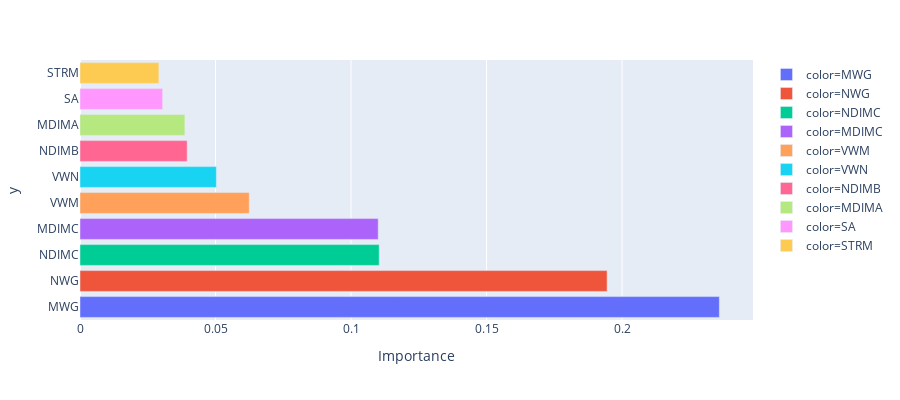

Write notebook code for a chart like this one.
### Code cell
import plotly.express as px
data1=pd.DataFrame(data1, columns=['Importance'])
data1.index
fig = px.bar(data1, y=data1.index, x=data1['Importance'],
            color=data1.index, orientation='h',
              height=400)
fig.show()

### Figure 1 — Plotly figure (JSON) as saved in the notebook; plotly's stock layout.template omitted (floating-point values rounded to 4 significant figures)
{"data": [{"alignmentgroup": "True", "hoverlabel": {"namelength": 0}, "hovertemplate": "color=MWG<br>Importance=%{x}<br>y=%{y}", "legendgroup": "color=MWG", "marker": {"color": "#636efa"}, "name": "color=MWG", "offsetgroup": "color=MWG", "orientation": "h", "showlegend": true, "textposition": "auto", "type": "bar", "x": [0.2359], "xaxis": "x", "y": ["MWG"], "yaxis": "y"}, {"alignmentgroup": "True", "hoverlabel": {"namelength": 0}, "hovertemplate": "color=NWG<br>Importance=%{x}<br>y=%{y}", "legendgroup": "color=NWG", "marker": {"color": "#EF553B"}, "name": "color=NWG", "offsetgroup": "color=NWG", "orientation": "h", "showlegend": true, "textposition": "auto", "type": "bar", "x": [0.1945], "xaxis": "x", "y": ["NWG"], "yaxis": "y"}, {"alignmentgroup": "True", "hoverlabel": {"namelength": 0}, "hovertemplate": "color=NDIMC<br>Importance=%{x}<br>y=%{y}", "legendgroup": "color=NDIMC", "marker": {"color": "#00cc96"}, "name": "color=NDIMC", "offsetgroup": "color=NDIMC", "orientation": "h", "showlegend": true, "textposition": "auto", "type": "bar", "x": [0.1104], "xaxis": "x", "y": ["NDIMC"], "yaxis": "y"}, {"alignmentgroup": "True", "hoverlabel": {"namelength": 0}, "hovertemplate": "color=MDIMC<br>Importance=%{x}<br>y=%{y}", "legendgroup": "color=MDIMC", "marker": {"color": "#ab63fa"}, "name": "color=MDIMC", "offsetgroup": "color=MDIMC", "orientation": "h", "showlegend": true, "textposition": "auto", "type": "bar", "x": [0.11], "xaxis": "x", "y": ["MDIMC"], "yaxis": "y"}, {"alignmentgroup": "True", "hoverlabel": {"namelength": 0}, "hovertemplate": "color=VWM<br>Importance=%{x}<br>y=%{y}", "legendgroup": "color=VWM", "marker": {"color": "#FFA15A"}, "name": "color=VWM", "offsetgroup": "color=VWM", "orientation": "h", "showlegend": true, "textposition": "auto", "type": "bar", "x": [0.06244], "xaxis": "x", "y": ["VWM"], "yaxis": "y"}, {"alignmentgroup": "True", "hoverlabel": {"namelength": 0}, "hovertemplate": "color=VWN<br>Importance=%{x}<br>y=%{y}", "legendgroup": "color=VWN", "marker": {"color": "#19d3f3"}, "name": "color=VWN", "offsetgroup": "color=VWN", "orientation": "h", "showlegend": true, "textposition": "auto", "type": "bar", "x": [0.05031], "xaxis": "x", "y": ["VWN"], "yaxis": "y"}, {"alignmentgroup": "True", "hoverlabel": {"namelength": 0}, "hovertemplate": "color=NDIMB<br>Importance=%{x}<br>y=%{y}", "legendgroup": "color=NDIMB", "marker": {"color": "#FF6692"}, "name": "color=NDIMB", "offsetgroup": "color=NDIMB", "orientation": "h", "showlegend": true, "textposition": "auto", "type": "bar", "x": [0.03955], "xaxis": "x", "y": ["NDIMB"], "yaxis": "y"}, {"alignmentgroup": "True", "hoverlabel": {"namelength": 0}, "hovertemplate": "color=MDIMA<br>Importance=%{x}<br>y=%{y}", "legendgroup": "color=MDIMA", "marker": {"color": "#B6E880"}, "name": "color=MDIMA", "offsetgroup": "color=MDIMA", "orientation": "h", "showlegend": true, "textposition": "auto", "type": "bar", "x": [0.03868], "xaxis": "x", "y": ["MDIMA"], "yaxis": "y"}, {"alignmentgroup": "True", "hoverlabel": {"namelength": 0}, "hovertemplate": "color=SA<br>Importance=%{x}<br>y=%{y}", "legendgroup": "color=SA", "marker": {"color": "#FF97FF"}, "name": "color=SA", "offsetgroup": "color=SA", "orientation": "h", "showlegend": true, "textposition": "auto", "type": "bar", "x": [0.03049], "xaxis": "x", "y": ["SA"], "yaxis": "y"}, {"alignmentgroup": "True", "hoverlabel": {"namelength": 0}, "hovertemplate": "color=STRM<br>Importance=%{x}<br>y=%{y}", "legendgroup": "color=STRM", "marker": {"color": "#FECB52"}, "name": "color=STRM", "offsetgroup": "color=STRM", "orientation": "h", "showlegend": true, "textposition": "auto", "type": "bar", "x": [0.02909], "xaxis": "x", "y": ["STRM"], "yaxis": "y"}], "layout": {"barmode": "relative", "height": 400, "legend": {"tracegroupgap": 0}, "margin": {"t": 60}, "xaxis": {"anchor": "y", "domain": [0, 1], "title": {"text": "Importance"}}, "yaxis": {"anchor": "x", "domain": [0, 1], "title": {"text": "y"}}}}
